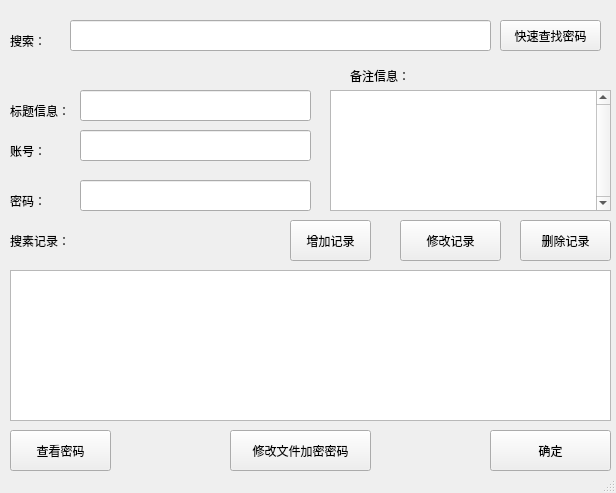
<?xml version="1.0" encoding="UTF-8"?>
<ui version="4.0">
 <class>MainWindow</class>
 <widget class="QMainWindow" name="MainWindow">
  <property name="windowModality">
   <enum>Qt::NonModal</enum>
  </property>
  <property name="geometry">
   <rect>
    <x>0</x>
    <y>0</y>
    <width>616</width>
    <height>493</height>
   </rect>
  </property>
  <property name="minimumSize">
   <size>
    <width>616</width>
    <height>493</height>
   </size>
  </property>
  <property name="maximumSize">
   <size>
    <width>620</width>
    <height>520</height>
   </size>
  </property>
  <property name="font">
   <font>
    <family>微软雅黑</family>
    <pointsize>12</pointsize>
    <weight>50</weight>
    <italic>false</italic>
    <bold>false</bold>
   </font>
  </property>
  <property name="windowTitle">
   <string>密码管理器v1.0                   Author：PrideAssassin</string>
  </property>
  <property name="styleSheet">
   <string notr="true">color:black;</string>
  </property>
  <widget class="QWidget" name="centralwidget">
   <widget class="QLabel" name="label">
    <property name="geometry">
     <rect>
      <x>10</x>
      <y>20</y>
      <width>51</width>
      <height>41</height>
     </rect>
    </property>
    <property name="text">
     <string>搜索：</string>
    </property>
   </widget>
   <widget class="QLineEdit" name="lineEdit">
    <property name="geometry">
     <rect>
      <x>70</x>
      <y>20</y>
      <width>421</width>
      <height>31</height>
     </rect>
    </property>
   </widget>
   <widget class="QPushButton" name="pushButton">
    <property name="geometry">
     <rect>
      <x>500</x>
      <y>20</y>
      <width>101</width>
      <height>31</height>
     </rect>
    </property>
    <property name="text">
     <string>快速查找密码</string>
    </property>
   </widget>
   <widget class="QLabel" name="label_4">
    <property name="geometry">
     <rect>
      <x>10</x>
      <y>220</y>
      <width>71</width>
      <height>41</height>
     </rect>
    </property>
    <property name="text">
     <string>搜素记录：</string>
    </property>
   </widget>
   <widget class="QLabel" name="label_5">
    <property name="geometry">
     <rect>
      <x>350</x>
      <y>60</y>
      <width>71</width>
      <height>31</height>
     </rect>
    </property>
    <property name="text">
     <string>备注信息：</string>
    </property>
   </widget>
   <widget class="QTextEdit" name="textEdit">
    <property name="geometry">
     <rect>
      <x>330</x>
      <y>90</y>
      <width>281</width>
      <height>121</height>
     </rect>
    </property>
    <property name="verticalScrollBarPolicy">
     <enum>Qt::ScrollBarAlwaysOn</enum>
    </property>
    <property name="readOnly">
     <bool>true</bool>
    </property>
   </widget>
   <widget class="QPushButton" name="pushButton_2">
    <property name="geometry">
     <rect>
      <x>10</x>
      <y>430</y>
      <width>101</width>
      <height>41</height>
     </rect>
    </property>
    <property name="text">
     <string>查看密码</string>
    </property>
   </widget>
   <widget class="QPushButton" name="pushButton_3">
    <property name="geometry">
     <rect>
      <x>290</x>
      <y>220</y>
      <width>81</width>
      <height>41</height>
     </rect>
    </property>
    <property name="text">
     <string>增加记录</string>
    </property>
   </widget>
   <widget class="QPushButton" name="pushButton_4">
    <property name="geometry">
     <rect>
      <x>400</x>
      <y>220</y>
      <width>101</width>
      <height>41</height>
     </rect>
    </property>
    <property name="text">
     <string>修改记录</string>
    </property>
   </widget>
   <widget class="QPushButton" name="pushButton_5">
    <property name="geometry">
     <rect>
      <x>520</x>
      <y>220</y>
      <width>91</width>
      <height>41</height>
     </rect>
    </property>
    <property name="text">
     <string>删除记录</string>
    </property>
   </widget>
   <widget class="QLabel" name="label_6">
    <property name="geometry">
     <rect>
      <x>10</x>
      <y>90</y>
      <width>61</width>
      <height>41</height>
     </rect>
    </property>
    <property name="text">
     <string>标题信息：</string>
    </property>
   </widget>
   <widget class="QLineEdit" name="lineEdit_3">
    <property name="geometry">
     <rect>
      <x>80</x>
      <y>90</y>
      <width>231</width>
      <height>31</height>
     </rect>
    </property>
    <property name="inputMask">
     <string/>
    </property>
    <property name="text">
     <string/>
    </property>
    <property name="echoMode">
     <enum>QLineEdit::Normal</enum>
    </property>
    <property name="readOnly">
     <bool>true</bool>
    </property>
   </widget>
   <widget class="QLabel" name="label_7">
    <property name="geometry">
     <rect>
      <x>10</x>
      <y>130</y>
      <width>41</width>
      <height>41</height>
     </rect>
    </property>
    <property name="text">
     <string>账号：</string>
    </property>
   </widget>
   <widget class="QLineEdit" name="lineEdit_2">
    <property name="geometry">
     <rect>
      <x>80</x>
      <y>130</y>
      <width>231</width>
      <height>31</height>
     </rect>
    </property>
    <property name="echoMode">
     <enum>QLineEdit::Normal</enum>
    </property>
    <property name="readOnly">
     <bool>true</bool>
    </property>
   </widget>
   <widget class="QLabel" name="label_8">
    <property name="geometry">
     <rect>
      <x>10</x>
      <y>180</y>
      <width>41</width>
      <height>41</height>
     </rect>
    </property>
    <property name="text">
     <string>密码：</string>
    </property>
   </widget>
   <widget class="QLineEdit" name="lineEdit_4">
    <property name="geometry">
     <rect>
      <x>80</x>
      <y>180</y>
      <width>231</width>
      <height>31</height>
     </rect>
    </property>
    <property name="echoMode">
     <enum>QLineEdit::Password</enum>
    </property>
    <property name="readOnly">
     <bool>true</bool>
    </property>
   </widget>
   <widget class="QPushButton" name="pushButton_6">
    <property name="geometry">
     <rect>
      <x>490</x>
      <y>430</y>
      <width>121</width>
      <height>41</height>
     </rect>
    </property>
    <property name="text">
     <string>确定</string>
    </property>
   </widget>
   <widget class="QListWidget" name="listWidget">
    <property name="geometry">
     <rect>
      <x>10</x>
      <y>270</y>
      <width>601</width>
      <height>151</height>
     </rect>
    </property>
   </widget>
   <widget class="QPushButton" name="pushButton_7">
    <property name="geometry">
     <rect>
      <x>230</x>
      <y>430</y>
      <width>141</width>
      <height>41</height>
     </rect>
    </property>
    <property name="text">
     <string>修改文件加密密码</string>
    </property>
   </widget>
  </widget>
  <widget class="QMenuBar" name="menubar">
   <property name="geometry">
    <rect>
     <x>0</x>
     <y>0</y>
     <width>616</width>
     <height>23</height>
    </rect>
   </property>
  </widget>
  <widget class="QStatusBar" name="statusbar"/>
 </widget>
 <resources/>
 <connections/>
</ui>
